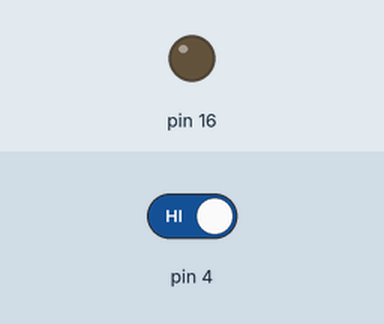
A sketch run on a simulated Arduino Uno, built with avr-gcc and run on an emulated ATmega328P. On the bench: output pins drawn as LEDs (lit = HIGH). Inputs (shaded band) come from the test bench; at power-on: pin 4 HIGH.

Above: at 1.2 s.
1.3 s: pin 4 driven LOW
At 2.5 s:
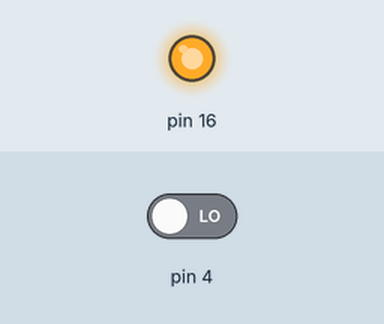
2.8 s: pin 4 driven HIGH
At 3.8 s:
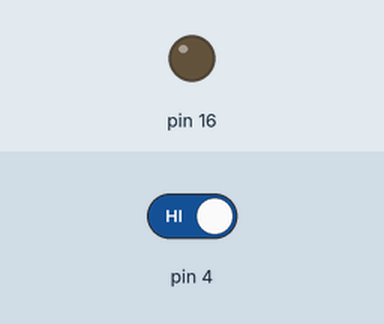
Timing chart, 0 to 5.8 s (numbered marks = the images above; inputs shaded):
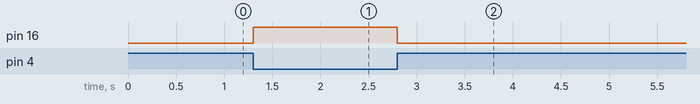

The sketch:

Digital_In.ino
```cpp
void setup() {

  pinMode(16, OUTPUT);

  pinMode(4, INPUT);
}

void loop() {
 int x = digitalRead(4);


  if (x == LOW)
  {

    digitalWrite(16, HIGH);
  } else
  {

    digitalWrite(16, LOW);
  }
}
```

Measured:
- after the input at 1.3 s, pin 16: LOW → HIGH at once
- after the input at 2.8 s, pin 16: HIGH → LOW at once
